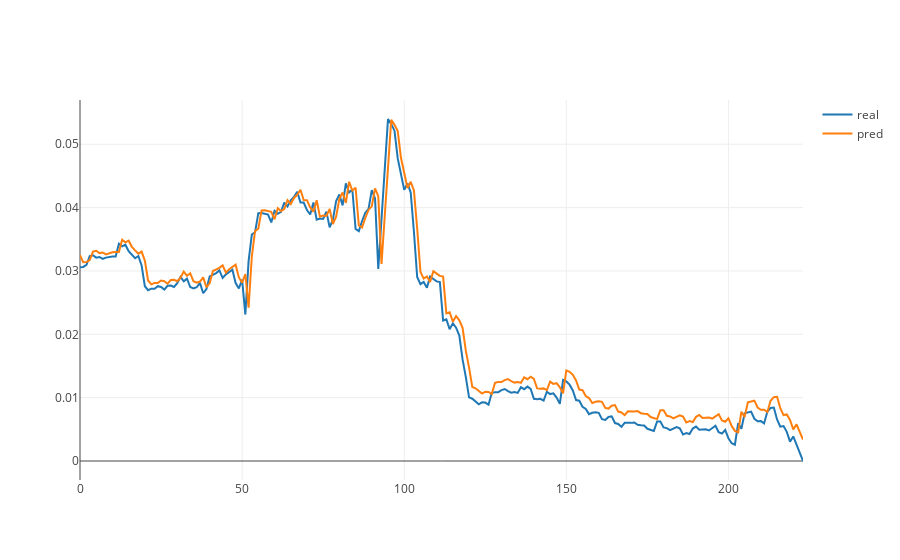

The code cell stored with this chart in its notebook:
### Code cell
show_pred_real(testY, pred)

### Figure 1 — Plotly figure (JSON) as saved in the notebook; plotly's stock layout.template omitted (floating-point values rounded to 4 significant figures; data arrays with more than 128 entries replaced by an {"elided": "..."} marker saying what was removed)
{"data": [{"name": "real", "type": "scatter", "y": {"elided": "224 float values"}}, {"name": "pred", "type": "scatter", "y": {"elided": "224 float values"}}], "layout": {}}
